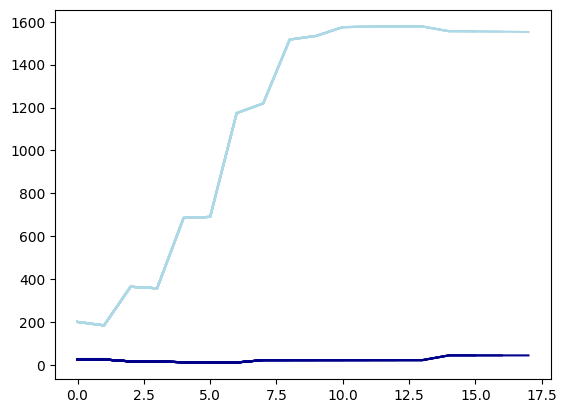

Recreate this plot in Python.
#creation csv, json:
"""with open('data_WaTor.json')as file:
        data = json.load(file)"""
import csv 
import json
import matplotlib as plt
import pandas as pd
import numpy as np
import matplotlib.pyplot as plt

def create_csv(chronon, number_of_fish, number_of_sharks):
    with open("data_WaTor.csv", mode='w', newline='') as file:
        writer = csv.writer(file)
        #writer.writerow([f"Taille de la grille :  {height} x {width}"])
        #writer.writerow([])
        writer.writerow(["chronon", "nb_fish", "nb_shark"])
        writer.writerow([chronon, number_of_fish, number_of_sharks])
        

def update_csv(chronon, number_of_fish, number_of_sharks):
    with open("data_WaTor.csv", mode='a', newline='') as file:
        writer = csv.writer(file)
        writer.writerow([chronon, number_of_fish, number_of_sharks])
    
def create_plot():
    data = pd.read_csv('data_WaTor.csv', sep=',')
    data.rename(index=str, columns={"nb_fish":"nombre de poisson", "nb_shark":"nombre de requin"}, inplace=True)
    data["nombre total animaux"]=data["nombre de poisson"]+data["nombre de requin"]
    plt.plot(data["chronon"], data["nombre de poisson"], color="lightblue")
    plt.plot(data["chronon"], data["nombre de requin"], color="darkblue")

    plt.savefig('data.png', bbox_inches='tight') #bbox_inches pour éviter des marges trop grandes